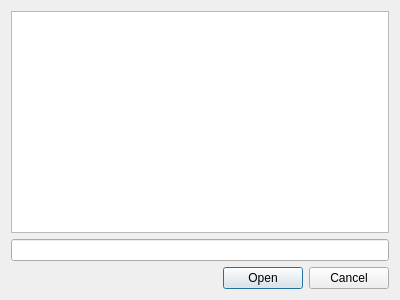
<?xml version="1.0" encoding="UTF-8"?>
<ui version="4.0">
 <class>ResourceDialog</class>
 <widget class="QDialog" name="ResourceDialog">
  <property name="geometry">
   <rect>
    <x>0</x>
    <y>0</y>
    <width>400</width>
    <height>300</height>
   </rect>
  </property>
  <property name="windowTitle">
   <string>Dialog</string>
  </property>
  <layout class="QVBoxLayout" name="verticalLayout">
   <item>
    <widget class="QTreeWidget" name="mpResourceList">
     <property name="headerHidden">
      <bool>true</bool>
     </property>
     <column>
      <property name="text">
       <string>Resources</string>
      </property>
     </column>
    </widget>
   </item>
   <item>
    <widget class="QLineEdit" name="mpSelectedText">
     <property name="readOnly">
      <bool>false</bool>
     </property>
    </widget>
   </item>
   <item>
    <widget class="QDialogButtonBox" name="mpButtons">
     <property name="orientation">
      <enum>Qt::Horizontal</enum>
     </property>
     <property name="standardButtons">
      <set>QDialogButtonBox::Cancel|QDialogButtonBox::Open</set>
     </property>
     <property name="centerButtons">
      <bool>false</bool>
     </property>
    </widget>
   </item>
  </layout>
 </widget>
 <resources/>
 <connections>
  <connection>
   <sender>mpButtons</sender>
   <signal>accepted()</signal>
   <receiver>ResourceDialog</receiver>
   <slot>accept()</slot>
   <hints>
    <hint type="sourcelabel">
     <x>248</x>
     <y>254</y>
    </hint>
    <hint type="destinationlabel">
     <x>157</x>
     <y>274</y>
    </hint>
   </hints>
  </connection>
  <connection>
   <sender>mpButtons</sender>
   <signal>rejected()</signal>
   <receiver>ResourceDialog</receiver>
   <slot>reject()</slot>
   <hints>
    <hint type="sourcelabel">
     <x>316</x>
     <y>260</y>
    </hint>
    <hint type="destinationlabel">
     <x>286</x>
     <y>274</y>
    </hint>
   </hints>
  </connection>
 </connections>
</ui>
